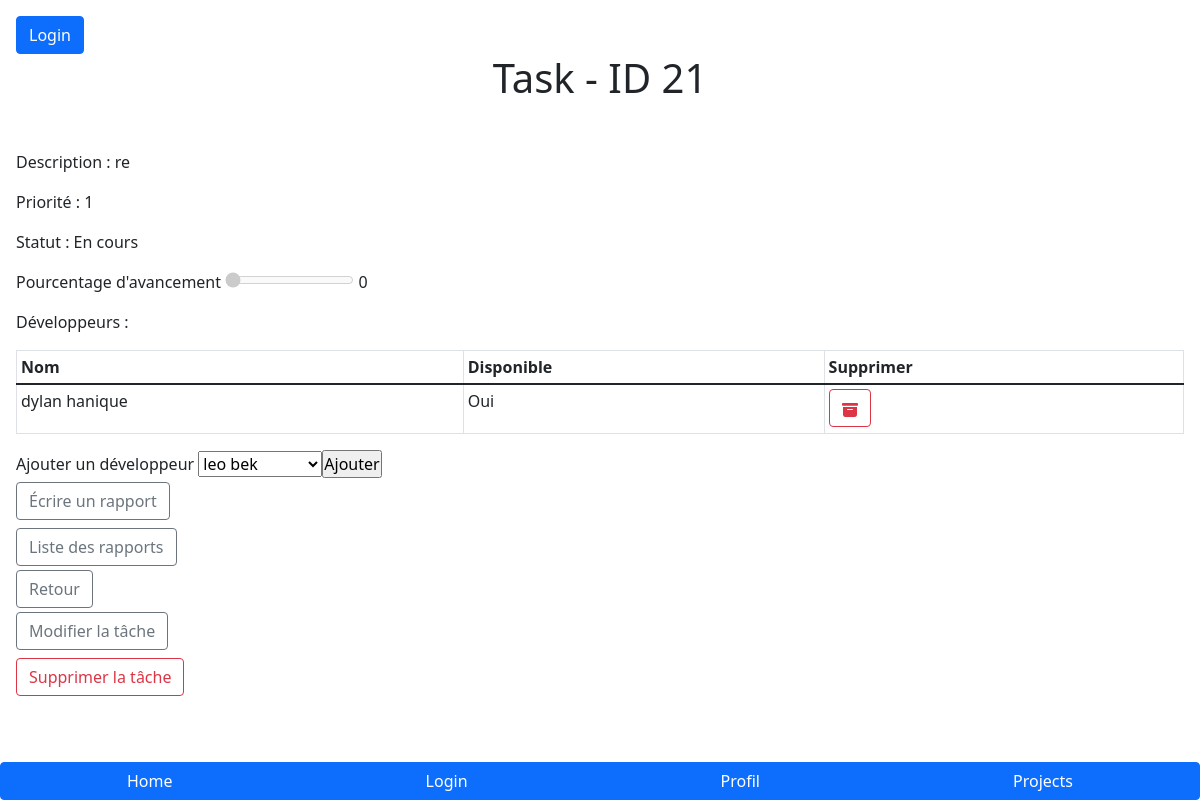
Screenshot of /planificateur/projects/1/task/21 with the database file from the repository.
### planificateur/models.py (models this page shows)
class Task(models.Model):
    id = models.BigAutoField(primary_key=True) #clé primaire de l'entité autoincrémentée
    desc = models.CharField(max_length=250)
    priority = models.PositiveSmallIntegerField(
        choices=PriorityChoice.choices,
        default=PriorityChoice.normale
    )
    duree = models.PositiveIntegerField()
    startingDate = models.DateField(default=django.utils.timezone.now)
    stateOfProgress= models.PositiveSmallIntegerField(default=0)
    status = models.CharField(
        choices=StatusChoice.choices,
        default=StatusChoice.enCours,
        max_length=200
        )
    developers = models.ManyToManyField(Developer, through='AssDev_Task')
    reports = models.ManyToManyField(Report, through='AssReport_Task')

class Developer(models.Model):
    id = models.BigAutoField(primary_key=True) #clé primaire de l'entité autoincrémentée
    firstname = models.CharField(max_length=200)
    lastname = models.CharField(max_length=200)
    isSickLeave = models.BooleanField(default=False)
    def __str__(self):
        return self.firstname + ' ' + self.lastname

### planificateur/views.py (the view)
# urls.py: path('projects/<int:project_id>/task/<int:task_id>', views.getOneTask,name='getOneTask'),
def getOneTask(request, task_id, project_id):
    task = Task.objects.get(pk=task_id)
    developer_list = Developer.objects.all().exclude(id__in=task.developers.all())
    context = {
        "task": task,
        "developer_list": developer_list,
        "project_id": project_id,
    }
    return render(request, 'planificateur/task.html', context)

### planificateur/templates/planificateur/task.html (shortened to what this page needs)
{% extends 'planificateur/base.html' %}
{% block content %}
    <h1 class="text-center mb-5">Task - ID {{task.id}}</h1>
    <p>Description : {{ task.desc }}</p>
    <p>Priorité : {{ task.priority }}</p>
    <p>Statut : {{ task.status }}</p>
    <p>
        <label>Pourcentage d'avancement</label>
        <input disabled="true" type="range" name="pourcentage_avancement" value="{{ task.stateOfProgress }}" id="valueProgress"/>
        <span id="textProgress">{{ task.stateOfProgress }}</span>
    </p>
    <p>Développeurs : </p>
    <table class="table table-bordered table-sm">
        <thead>
            <tr>
                <th scope="row">Nom</th>
                <th scope="row">Disponible</th>
                <th scope="row">Supprimer</th>
            </tr>
        </thead>
        <tbody>
            {% for developer in task.developers.all %}
                <tr>
                    <td scope="row">
                        {{developer.firstname}} {{developer.lastname}}
                    </td>
                    {% if developer.isSickLeave %}
                    <td>
                        <p>Non (malade)</p>
                    </td>
                    {% else %}
                    <td>
                        <p>Oui</p>
                    </td>
                    {% endif %}
                    <td>
                        <a href="{% url 'deleteDevFromTask' task_id=task.id dev_id=developer.id project_id=project_id %}">
                            <button id="btnDeleteTask" class="btn btn-outline-danger">
                            </button>
                        </a>
                    </td>
                </tr>
            {% endfor %}
        </tbody>
    </table>
    {% if developer_list %}
    <form action="{% url 'ajoutDevToTask' task_id=task.id project_id=project_id %}" method="post" class="form-inline">
        <label>Ajouter un développeur</label>
        <select name="dev_id">
            {% for developer in developer_list %}
                <option value="{{developer.id}}">{{developer}}</option>
            {% endfor %}
        <input type="submit" value="Ajouter"/>
        </div>
    {% endif %}
    <a href="{% url 'ajoutReportToTask' task_id=task.id project_id=project_id %}" class="my-1">
        <button class="btn btn-outline-secondary">
            Écrire un rapport
        </button>
    </a>
    <a href="{% url 'allReportOfTask' task_id=task.id project_id=project_id %}" class="my-1">
        <button class="btn btn-outline-secondary">
            Liste des rapports
        </button>
    </a>
    <a href="{% url 'getOneProject' id=project_id %}">
        <button class="btn btn-outline-secondary">
            Retour
        </button>
    </a>
    <a href="{% url 'updateTask' task_id=task.id project_id=project_id %}" class="my-1">
        <button class="btn btn-outline-secondary">
            Modifier la tâche
        </button>
    </a>
    <a href="{% url 'deleteOneTask' task_id=task.id project_id=project_id %}" class="my-1">
        <button class="btn btn-outline-danger">
            Supprimer la tâche
        </button>
    </a>
{% endblock %}

### planificateur/static/planificateur/style.css (style rules this page uses)
* { margin: 0; padding: 0; }

### rows the page displays
Task: id "21", desc "re", priority "1", status "En cours", pourcentage_avancement "0", stateOfProgress "0"
Developer: firstname "dylan", lastname "hanique", isSickLeave "Oui"

### other values shown
form field dev_id "leo bek"
